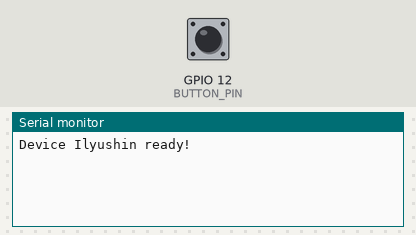
Bench run of a sketch on a simulated ESP32. Shown: the last lines printed to the serial monitor. The test bench sets the inputs (shaded band); at power-on: GPIO 12 (BUTTON_PIN) HIGH.

Above: at 1.2 s.
1.3 s: GPIO 12 (BUTTON_PIN) pulled LOW for 0.15 s
At 1.61 s:
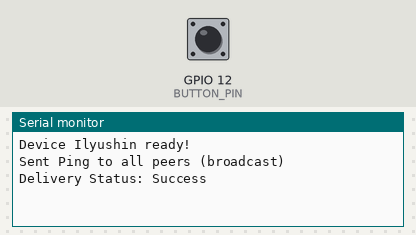
At 2.3 s:
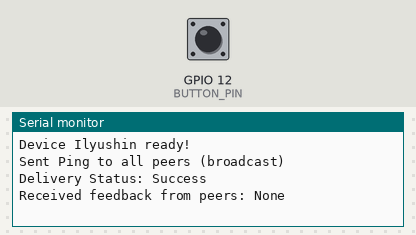

The sketch:

esp2.ino
```cpp
#include <esp_now.h>
#include <WiFi.h>

#define BUTTON_PIN 12
#define MAX_PEERS 10

// -------------------------
// CHANGE ONLY THESE PER DEVICE
// -------------------------
const char* myID = "Ilyushin";        // Change to "Mikoyan" on the other device
const char* passphrase = "SECRET123"; // Must be identical on all devices

// -------------------------
// Message structure
// -------------------------
typedef struct message_t {
  char id[32];
  char text[128];
  char pass[32];
} message_t;

message_t outgoingMsg;
message_t incomingMsg;

String peersReceived[MAX_PEERS];
int peersReceivedCount = 0;

// -------------------------
// Receive callback
// -------------------------
void onReceive(const esp_now_recv_info_t *info, const uint8_t *data, int len) {
  if (len != sizeof(message_t)) return; // sanity check
  memcpy(&incomingMsg, data, sizeof(incomingMsg));

  // Check passphrase
  if (strcmp(incomingMsg.pass, passphrase) != 0) return;

  // Track unique IDs (for both pings and feedback)
  bool exists = false;
  for (int i = 0; i < peersReceivedCount; i++) {
    if (peersReceived[i] == incomingMsg.id) {
      exists = true;
      break;
    }
  }
  if (!exists && peersReceivedCount < MAX_PEERS) {
    peersReceived[peersReceivedCount++] = String(incomingMsg.id);
  }

  Serial.printf("[RECEIVED] From %s: %s\n", incomingMsg.id, incomingMsg.text);

  // If this is a ping, send feedback
  if (strstr(incomingMsg.text, "Ping") != nullptr && strcmp(incomingMsg.id, myID) != 0) {
    snprintf(outgoingMsg.id, sizeof(outgoingMsg.id), "%s", myID);
    snprintf(outgoingMsg.text, sizeof(outgoingMsg.text), "Received feedback from %s", myID);
    snprintf(outgoingMsg.pass, sizeof(outgoingMsg.pass), "%s", passphrase);
    esp_now_send(info->src_addr, (uint8_t *)&outgoingMsg, sizeof(outgoingMsg));
  }
}

// -------------------------
// Send callback
// -------------------------
void onSent(const wifi_tx_info_t *info, esp_now_send_status_t status) {
  Serial.print("Delivery Status: ");
  Serial.println(status == ESP_NOW_SEND_SUCCESS ? "Success" : "Fail");
}

// -------------------------
// Setup
// -------------------------
void setup() {
  Serial.begin(115200);
  pinMode(BUTTON_PIN, INPUT_PULLUP);

  WiFi.mode(WIFI_STA); // Must be STA mode for ESP-NOW

  Serial.printf("Device %s ready!\n", myID);

  if (esp_now_init() != ESP_OK) {
    Serial.println("ESP-NOW init failed");
    return;
  }

  esp_now_register_recv_cb(onReceive);
  esp_now_register_send_cb(onSent);

  // Add broadcast peer
  uint8_t broadcastMAC[] = {0xFF,0xFF,0xFF,0xFF,0xFF,0xFF};
  esp_now_peer_info_t peerInfo = {};
  memcpy(peerInfo.peer_addr, broadcastMAC, 6);
  peerInfo.channel = 0;   // current channel
  peerInfo.encrypt = 0;   // no encryption for broadcast
  if(esp_now_add_peer(&peerInfo) != ESP_OK){
    Serial.println("Failed to add broadcast peer");
  }
}

// -------------------------
// Loop
// -------------------------
void loop() {
  if (digitalRead(BUTTON_PIN) == LOW) {
    // Clear received list for this round
    peersReceivedCount = 0;

    // Prepare outgoing message
    snprintf(outgoingMsg.id, sizeof(outgoingMsg.id), "%s", myID);
    snprintf(outgoingMsg.text, sizeof(outgoingMsg.text), "Ping from %s", myID);
    snprintf(outgoingMsg.pass, sizeof(outgoingMsg.pass), "%s", passphrase);

    // Broadcast ping
    uint8_t broadcastMAC[] = {0xFF,0xFF,0xFF,0xFF,0xFF,0xFF};
    esp_err_t result = esp_now_send(broadcastMAC, (uint8_t *)&outgoingMsg, sizeof(outgoingMsg));

    if(result == ESP_OK) Serial.println("Sent Ping to all peers (broadcast)");
    else Serial.println("Failed to send broadcast");

    // Wait a short time for feedback (callbacks handle actual reception)
    unsigned long startTime = millis();
    while(millis() - startTime < 500){ // 500 ms for replies
      delay(10);
    }

    // Show received peers
    Serial.print("Received feedback from peers: ");
    if(peersReceivedCount == 0) Serial.println("None");
    else{
      for(int i=0; i<peersReceivedCount; i++){
        Serial.print(peersReceived[i]);
        if(i < peersReceivedCount-1) Serial.print(", ");
      }
      Serial.println();
    }

    delay(500); // debounce
  }
}
```

Measured:
- after the input at 1.3 s, the serial monitor: prints a new line at once (image 1)
